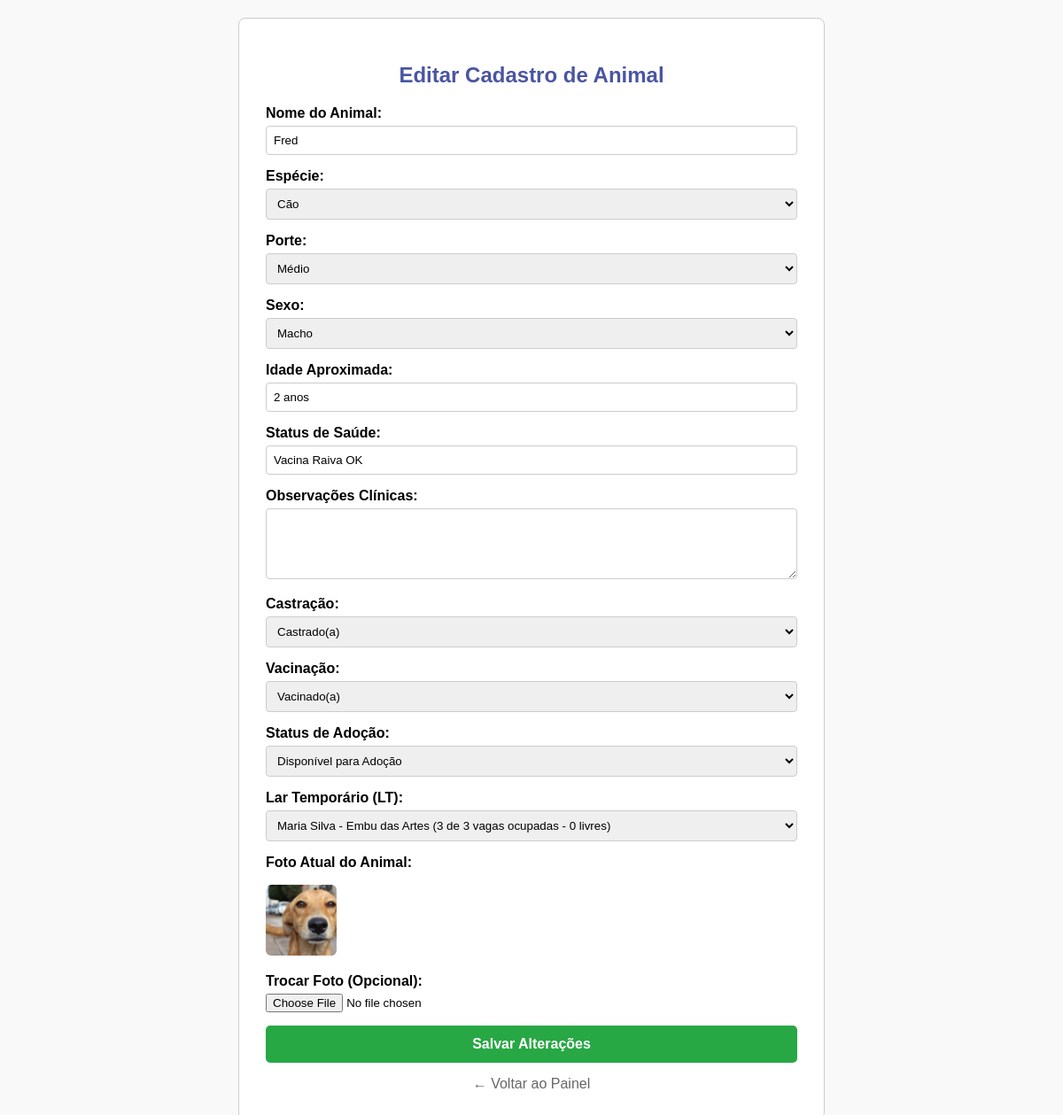
/editar/1 (signed in), run on the app's committed database.
### tables this page shows
CREATE TABLE animais (
            id INTEGER PRIMARY KEY AUTOINCREMENT,
            nome TEXT NOT NULL,
            especie TEXT NOT NULL,
            porte TEXT NOT NULL,
            sexo TEXT,
            idade_aproximada TEXT,
            status_saude TEXT NOT NULL,
            observacoes_clinicas TEXT,
            status_castracao TEXT NOT NULL,
            status_vacinacao TEXT NOT NULL,
            status_adocao TEXT NOT NULL,
            id_lar_temporario INTEGER,
            foto TEXT,
            FOREIGN KEY (id_lar_temporario) REFERENCES lar_temporario(id_lar)
        );

### app.py (the view, shortened to what this page needs)
@app.route('/editar/<int:id>', methods=['GET', 'POST'])
def editar(id):
    if 'usuario_id' not in session:
        return redirect(url_for('login'))
    conn = sqlite3.connect('database.db')
    cursor = conn.cursor()
    cursor.execute("SELECT * FROM animais WHERE id = ?", (id,))
    animal = cursor.fetchone()
    cursor.execute('''
        SELECT l.id_lar, l.nome_voluntario, l.endereco_bairro, l.capacidade_maxima,
               (SELECT COUNT(*) FROM animais a WHERE a.id_lar_temporario = l.id_lar) as total_ocupadas
        FROM lar_temporario l
        WHERE l.status_disponibilidade = 'Disponível'
    ''')
    lares_brutos = cursor.fetchall()
    conn.close()
    lares = []
    for lar in lares_brutos:
        id_lar, nome_vol, bairro, capacidade, ocupadas = lar
        vagas_livres = capacidade - ocupadas
        if vagas_livres > 0 or id_lar == animal[11]:
            texto_exibicao = f"{nome_vol} - {bairro} ({ocupadas} de {capacidade} vagas ocupadas - {vagas_livres} livres)"
            lares.append((id_lar, texto_exibicao))
    return render_template('editar.html', animal=animal, lares=lares)

### templates/editar.html (shortened to what this page needs)
<!DOCTYPE html>
<html lang="pt-BR">
<head>
</head>
<body>
    <div class="container">
        <h2>Editar Cadastro de Animal</h2>
        <form action="{{ url_for('editar', id=animal[0]) }}" method="POST" enctype="multipart/form-data">
            <div class="form-group">
                <label>Nome do Animal:</label>
                <input type="text" name="nome" value="{{ animal[1] }}" required>
            </div>
            <div class="form-group">
                <label>Espécie:</label>
                <select name="especie" required>
                    <option value="Cão" {% if animal[2] == 'Cão' %}selected{% endif %}>Cão</option>
                </select>
            </div>
            <div class="form-group">
                <label>Porte:</label>
                <select name="porte" required>
                    <option value="Médio" {% if animal[3] == 'Médio' %}selected{% endif %}>Médio</option>
                </select>
            </div>
            <div class="form-group">
                <label>Sexo:</label>
                <select name="sexo">
                    <option value="Macho" {% if animal[4] == 'Macho' %}selected{% endif %}>Macho</option>
                </select>
            </div>
            <div class="form-group">
                <label>Idade Aproximada:</label>
                <input type="text" name="idade" value="{{ animal[5] }}">
            </div>
            <div class="form-group">
                <label>Status de Saúde:</label>
                <input type="text" name="status_saude" value="{{ animal[6] }}" required>
            </div>
            <div class="form-group">
                <label>Observações Clínicas:</label>
                <textarea name="observacoes">{{ animal[7] }}</textarea>
            </div>
            <div class="form-group">
                <label>Castração:</label>
                <select name="status_castracao" required>
                    <option value="Castrado(a)" {% if animal[8] == 'Castrado(a)' %}selected{% endif %}>Castrado(a)</option>
                </select>
            </div>
            <div class="form-group">
                <label>Vacinação:</label>
                <select name="status_vacinacao" required>
                    <option value="Vacinado(a)" {% if animal[9] == 'Vacinado(a)' %}selected{% endif %}>Vacinado(a)</option>
                </select>
            </div>
            <div class="form-group">
                <label>Status de Adoção:</label>
                <select name="status_adocao" required>
                    <option value="Disponível para Adoção" {% if animal[10] == 'Disponível para Adoção' %}selected{% endif %}>Disponível para Adoção</option>
                </select>
            </div>
            <div class="form-group">
                <label>Lar Temporário (LT):</label>
                <select name="id_lar" required>
                    {% for lar in lares %}
                        <option value="{{ lar[0] }}" {% if animal[11] == lar[0] %}selected{% endif %}>{{ lar[1] }}</option>
                    {% endfor %}
                </select>
            </div>
            <div class="form-group">
                <label>Foto Atual do Animal:</label>
                {% if animal[12] %}
                    <p><img src="{{ url_for('static', filename='uploads/' + animal[12]) }}" style="width: 80px; height: 80px; object-fit: cover; border-radius: 6px;"></p>
                {% else %}
                    <p>Nenhuma foto cadastrada.</p>
                    <input type="hidden" name="foto_atual" value="">
                {% endif %}
                <label>Trocar Foto (Opcional):</label>
                <input type="file" name="foto" accept="image/*">
            </div>
            <button type="submit" class="btn-salvar">Salvar Alterações</button>
        </form>
        <a href="{{ url_for('painel') }}" class="btn-voltar">← Voltar ao Painel</a>
    </div>
</body>
</html>

### templates/editar.html (style rules this page uses)
body { font-family: Arial, sans-serif; background-color: #f9f9f9; margin: 0; padding: 20px; }
.container { max-width: 600px; margin: 0 auto; background: #fff; padding: 30px; border-radius: 8px; border: 1px solid #ccc; }
h2 { color: #4A55A2; text-align: center; }
.form-group { margin-bottom: 15px; }
label { display: block; font-weight: bold; margin-bottom: 5px; }
input[type="text"], select, textarea { width: 100%; padding: 8px; box-sizing: border-box; border: 1px solid #ccc; border-radius: 4px; }
textarea { resize: vertical; height: 80px; }
.btn-salvar { background-color: #28a745; color: white; border: none; padding: 12px 20px; font-size: 16px; border-radius: 5px; cursor: pointer; width: 100%; font-weight: bold; }
.btn-voltar { display: block; text-align: center; margin-top: 15px; color: #666; text-decoration: none; }

### data on the page
animais: nome "Fred", especie "Cão", porte "Médio", sexo "Macho", idade "2 anos", status_saude "Vacina Raiva OK", id_lar "Maria Silva - Embu das Artes (3 de 3 vagas ocupadas - 0 livres)", foto (picture)
